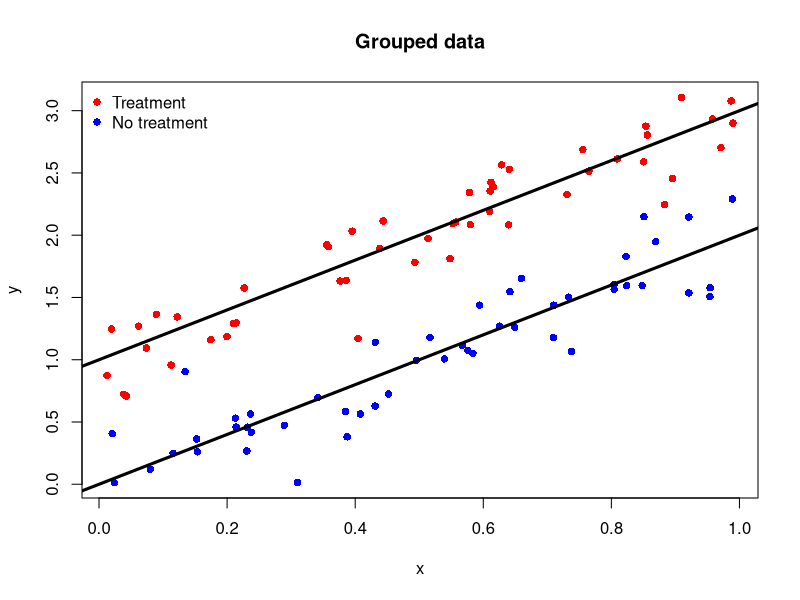
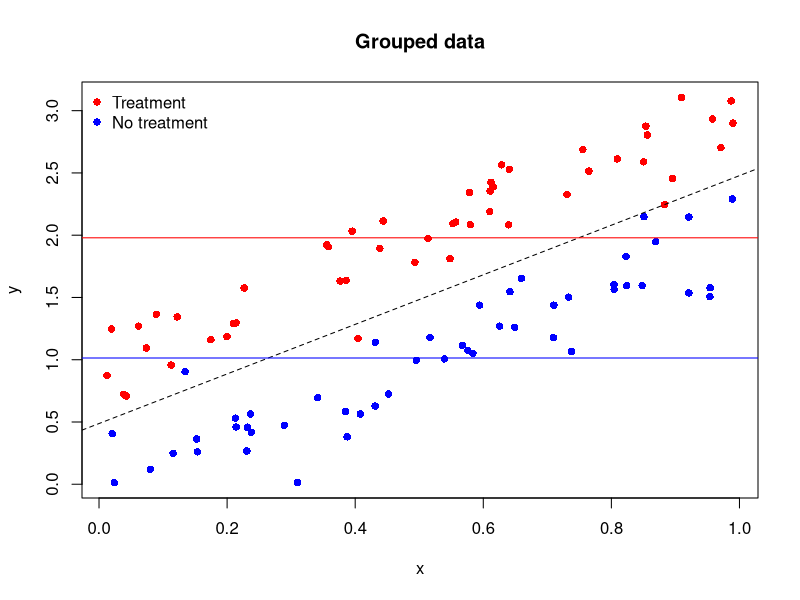

Recreate these plots in R, in order. (Note: this script raises an error after producing the figures.)
## ---- chunk 1
n <- 100 # number of observations.
t <- rep(c(0, 1), c(n/2, n/2)) # A categorical variable.
x <- c(runif(n/2), runif(n/2)) 
beta0 <- 0
beta1 <- 2
tau <- 1
sigma <- 0.2

y <- beta0 + beta1 * x + tau * t + rnorm(n, 0, sigma)
## ---- chunk 2
plot(x, y, col = ifelse(t == 1, 'red', 'blue'), pch = 16)
abline(a = beta0, b = beta1, col = 'black', lwd = 3)
abline(a = beta0 + tau, b = beta1, col = 'black', lwd = 3)
title('Grouped data')
legend(x = 'topleft',
       legend = c('Treatment', 'No treatment'),
       pch = c(16, 16),
       col = c('red', 'blue'),
       bty = 'n',
       cex = 1)

## ---- chunk 3
res.1 <- lm(y ~ x)
agg.res <- aggregate(y ~ t, FUN = mean)
summary(res.1)

plot(x, y, col = ifelse(t == 1, 'red', 'blue'), pch = 16)
abline(res.1$coefficients, col = 'black', lty = 2)
abline(h = agg.res[agg.res$t == 0, 'y'], col = 'blue')
abline(h = agg.res[agg.res$t == 1, 'y'], col = 'red')
legend(x = 'topleft',
       legend = c('Treatment', 'No treatment'),
       pch = c(16, 16),
       col= c('red', 'blue'),
       bty = 'n',
       cex = 1)
title('Grouped data')
## ---- chunk 4
res.grp.1 <- lm(y ~ x, data = df.1, subset = (df.1$t == 1))
res.grp.0 <- lm(y ~ x, data = df.1, subset = (df.1$t == 0))

plot(x, y, col = ifelse(t == 1, 'red', 'blue'), pch = 16)
abline(res.1$coefficients, col = 'black', lty = 2)
abline(res.grp.1$coefficients, col = 'red', lty = 2)
abline(res.grp.0$coefficients, col = 'blue', lty = 2)
abline(h = agg.res[agg.res$t == 0, 'y'], col = 'blue')
abline(h = agg.res[agg.res$t == 1, 'y'], col = 'red')
legend(x = 'topleft',
       legend = c('Treatment', 'No treatment'),
       pch = c(16, 16),
       col= c('red', 'blue'),
       bty = 'n',
       cex = 1)
title('Grouped data')
